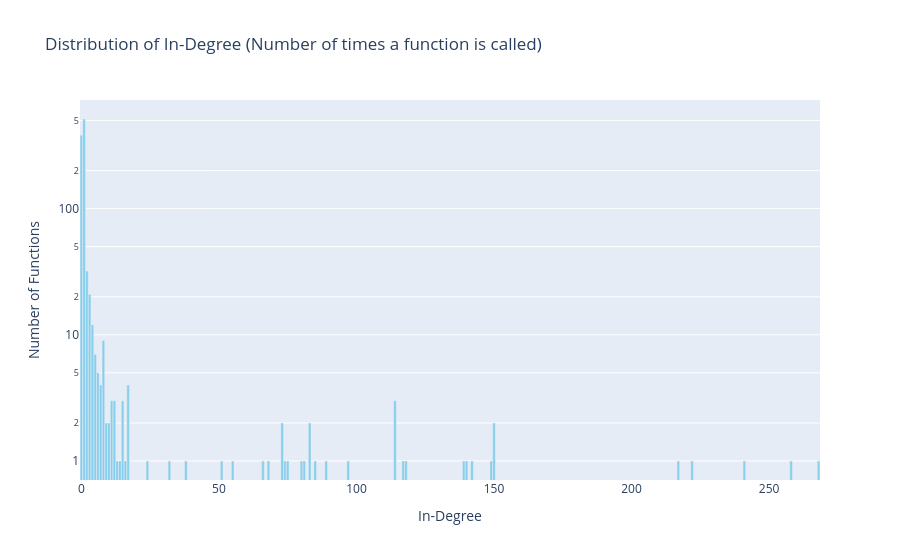
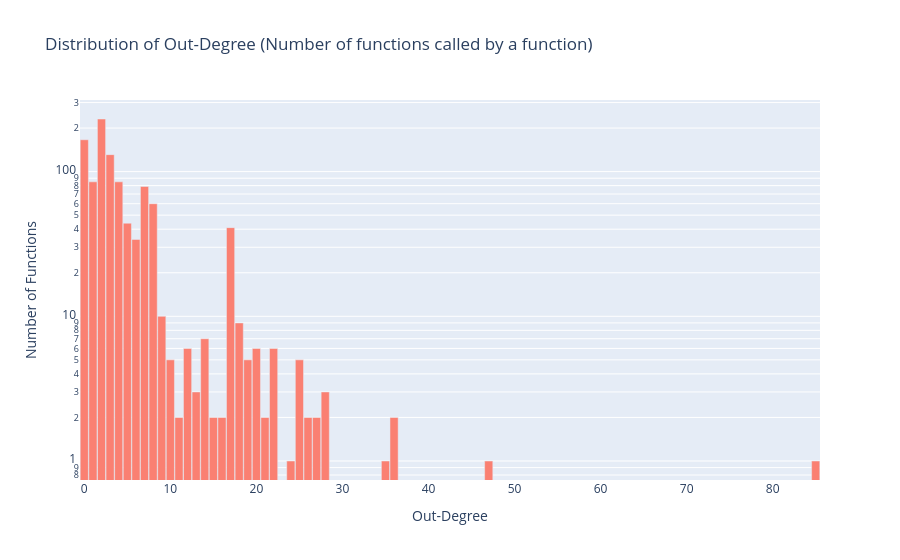

Here is the notebook cell these charts were saved with, in order:
### Code cell
import plotly.graph_objs as go
import plotly.express as px
from collections import Counter

# Plot the distribution of in-degree (number of times a function is called) without binning
in_degrees_list = [deg for _, deg in call_graph.in_degree()]
in_degree_counts = Counter(in_degrees_list)
in_degree_x = list(in_degree_counts.keys())
in_degree_y = [in_degree_counts[k] for k in in_degree_x]

fig_in = go.Figure(
    data=[go.Bar(x=in_degree_x, y=in_degree_y, marker_color='skyblue')],
    layout=go.Layout(
        title="Distribution of In-Degree (Number of times a function is called)",
        xaxis_title="In-Degree",
        yaxis_title="Number of Functions",
        yaxis_type="log",
        bargap=0.05
    )
)
fig_in.show()

# Plot the distribution of out-degree (number of functions a function calls) without binning
out_degrees_list = [deg for _, deg in call_graph.out_degree()]
out_degree_counts = Counter(out_degrees_list)
out_degree_x = list(out_degree_counts.keys())
out_degree_y = [out_degree_counts[k] for k in out_degree_x]

fig_out = go.Figure(
    data=[go.Bar(x=out_degree_x, y=out_degree_y, marker_color='salmon')],
    layout=go.Layout(
        title="Distribution of Out-Degree (Number of functions called by a function)",
        xaxis_title="Out-Degree",
        yaxis_title="Number of Functions",
        yaxis_type="log",
        bargap=0.05
    )
)
fig_out.show()

### Figure 1 — Plotly figure (JSON) as saved in the notebook; plotly's stock layout.template omitted (floating-point values rounded to 4 significant figures)
{"data": [{"marker": {"color": "skyblue"}, "type": "bar", "x": [0, 11, 114, 2, 15, 8, 1, 3, 5, 6, 4, 17, 10, 32, 9, 83, 7, 12, 14, 38, 68, 258, 16, 241, 117, 139, 118, 81, 24, 89, 268, 149, 150, 222, 97, 85, 74, 73, 142, 217, 80, 75, 51, 55, 66, 140, 13], "y": [382, 3, 3, 32, 3, 9, 513, 21, 7, 5, 12, 4, 2, 1, 2, 2, 4, 3, 1, 1, 1, 1, 1, 1, 1, 1, 1, 1, 1, 1, 1, 1, 2, 1, 1, 1, 1, 2, 1, 1, 1, 1, 1, 1, 1, 1, 1]}], "layout": {"bargap": 0.05, "title": {"text": "Distribution of In-Degree (Number of times a function is called)"}, "xaxis": {"title": {"text": "In-Degree"}}, "yaxis": {"title": {"text": "Number of Functions"}, "type": "log"}}}

### Figure 2 — Plotly figure (JSON) as saved in the notebook; plotly's stock layout.template omitted (floating-point values rounded to 4 significant figures)
{"data": [{"marker": {"color": "salmon"}, "type": "bar", "x": [0, 4, 2, 5, 1, 6, 3, 7, 14, 21, 28, 19, 16, 12, 15, 85, 17, 9, 18, 26, 20, 11, 10, 8, 13, 22, 47, 25, 27, 24, 36, 35], "y": [166, 85, 231, 44, 85, 34, 131, 79, 7, 2, 3, 5, 2, 6, 2, 1, 41, 10, 9, 2, 6, 2, 5, 60, 3, 6, 1, 5, 2, 1, 2, 1]}], "layout": {"bargap": 0.05, "title": {"text": "Distribution of Out-Degree (Number of functions called by a function)"}, "xaxis": {"title": {"text": "Out-Degree"}}, "yaxis": {"title": {"text": "Number of Functions"}, "type": "log"}}}
